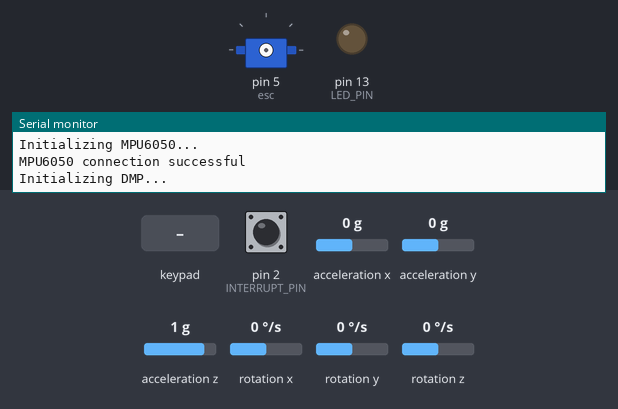
This sketch was run on a simulated Arduino Nano, built with avr-gcc and run on an emulated ATmega328P. Shown: servo, output pins drawn as LEDs (lit = HIGH), the last lines printed to the serial monitor. Dashed ring = blinking. Inputs (shaded band) come from the test bench; at power-on: pin 2 (INTERRUPT_PIN) LOW, acceleration x 0 g, acceleration y 0 g, acceleration z 1 g, rotation x 0 °/s, rotation y 0 °/s, rotation z 0 °/s. The sensor or clock chip raises its interrupt line as the real part does.

Above: at 0.1 s.
At 1.7 s:
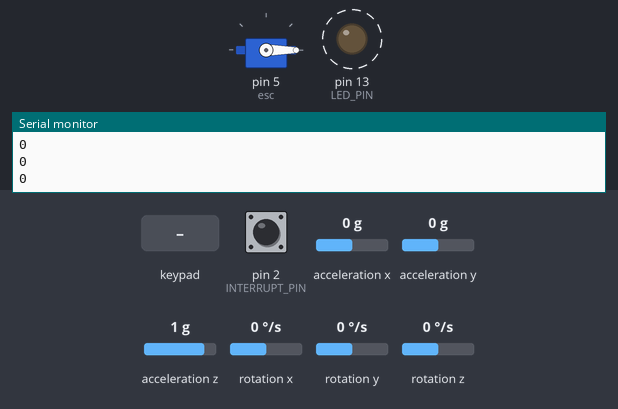
1.8 s: key 'U' pressed
4.8 s: key 'D' pressed
7.8 s: key 'L' pressed
Timing chart, 0 to 16.8 s (numbered marks = the images above; inputs shaded):
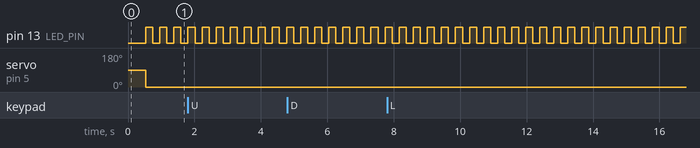

The sketch:

renegat_2.ino
```cpp
/* ================================================================
 * ===                        INCLUDES                          ===
 * ================================================================ */
#include "mpu.h"
#include "PS2_controller.h"

#include <Servo.h>

/* ================================================================
 * ===                         DEFINE                           ===
 * ================================================================ */
 /* Pins */
#define INTERRUPT_PIN 2
#define LED_PIN       13
#define PS2_DATA_PIN      9
#define PS2_ATTENTION_PIN 10
#define PS2_COMMAND_PIN   11
#define PS2_CLK_PIN       12

#define BLINK_DELAY 200 /* (ms) */

/* ================================================================
 * ===                        VARIABLES                         ===
 * ================================================================ */
/* Blink variables */
bool blinkState = false;
uint32_t blinkLastTime = 0;

/* Frequency and time measuring */
uint32_t lastMainLoopTime = 0;
float mainLoopFrequency = 0;

/* ESC control */
Servo esc;
int consigne = 0;


/* ================================================================
 * ===                        FUNCTIONS                         ===
 * ================================================================ */
void setup(void) {
  /* Setup pins */
  pinMode(LED_PIN, OUTPUT);

  /* Setup Serial port */
  Serial.begin(115200);
  while (!Serial)
    delay(10);

  /* Setup MPU */
  if (!mpuSetup()) {
    Serial.println("Failed to setup MPU. Exiting program ...");
    return;
  };

  /* Setup PS2 controller */
  if (ps2ControllerSetup()) {
    Serial.println("Failed to setup PS2 controller. Exiting program ...");
    return;
  };

  /* ESC setup */
  if (esc.attach(5)) {
    Serial.println("Failed to attach PIN 5 to ESC. Exiting program ...");
    return;
  };

}

void loop() {
  /* Get controller data */
  handlePS2Controller();

  /* Get MPU data */
  mpuGetData();

  /* Print the measures */
  // mpuDisplayData();
  delay(10);

  /* Blink */
  if (millis() - blinkLastTime > BLINK_DELAY) {
    blink();
    blinkLastTime = millis();
  }

  /* Frequency measure */
  // mainLoopFrequency = 1/((micros() - lastMainLoopTime)*1e-6);
  // Serial.println(mainLoopFrequency);
  // lastMainLoopTime = micros();

  esc.writeMicroseconds(consigne);

  // consigne = ps2x.Analog(PSS_LY) - 128;
  if (Serial.available()) {
    int value = Serial.parseInt();
    if (value)
      consigne = value;
  }
  Serial.println(consigne);
}


void blink() {
  blinkState = !blinkState;
  digitalWrite(LED_PIN, blinkState);
}
```

PS2_controller.h
```cpp
#ifndef __PS2_CONTROLLER_H__
#define __PS2_CONTROLLER_H__

/* ================================================================
 * ===                        INCLUDES                          ===
 * ================================================================ */
#include <PS2X_lib.h>


/* ================================================================
 * ===                         DEFINE                           ===
 * ================================================================ */
 /* Controller connection error codes */
#define PS2_CONNECT_NO_ERROR    0
#define PS2_CONNECT_NOT_FOUND   1
#define PS2_CONNECT_NO_COMMAND  2
#define PS2_CONNECT_NO_PRESSURE 3

/* Controller type codes */
#define PS2_TYPE_UNKNOWN    0
#define PS2_TYPE_DUALSHOCK  1
#define PS2_TYPE_GUITARHERO 2

/* Configuration */
#define PS2_PRESSURE  true
#define PS2_RUMBLE    false

/* ================================================================
 * ===                        VARIABLES                         ===
 * ================================================================ */
PS2X ps2x; /* create PS2 Controller Class */


/* ================================================================
 * ===                        FUNCTIONS                         ===
 * ================================================================ */
uint8_t ps2ControllerSetup();
void handlePS2Controller();

#endif /* __PS2_CONTROLLER_H__ */
```

PS2_controller.ino
```cpp
/* =========================================================================
   NOTE: The library does NOT support hot pluggable controllers, meaning
   you must always either restart your Arduino after you connect the controller,
   or call config_gamepad(pins) again after connecting the controller.
   ========================================================================= */

/* ================================================================
 * ===                        INCLUDES                          ===
 * ================================================================ */
#include "PS2_controller.h"


/* ================================================================
 * ===                        VARIABLES                         ===
 * ================================================================ */


/* ================================================================
 * ===                        FUNCTIONS                         ===
 * ================================================================ */

/*
 * @brief   Setup PS2 controller and check connection
 * @returns 0 if successful, error code if not
 */
uint8_t ps2ControllerSetup(){
  /* Setup pins and settings:  config_gamepad(clock, command, attention, data, Pressures?, Rumble?) check for error */
  uint8_t error = ps2x.config_gamepad(PS2_CLK_PIN, PS2_COMMAND_PIN, PS2_ATTENTION_PIN, PS2_DATA_PIN, PS2_PRESSURE, PS2_RUMBLE);

  switch (error) {
    /* Everything is fine */
    case PS2_CONNECT_NO_ERROR :
      Serial.println("Found Controller, configured successful");

      /* Detect the controller type */
      uint8_t type = ps2x.readType();

      switch(type) {
        case PS2_TYPE_UNKNOWN:
        Serial.println("Unknown Controller type");
        break;

        case PS2_TYPE_DUALSHOCK:
        Serial.println("DualShock Controller Found");
        break;

        case PS2_TYPE_GUITARHERO:
          Serial.println("GuitarHero Controller Found");
        break;
      }
      break;

    /* Something went wrong */
    case PS2_CONNECT_NOT_FOUND:
      Serial.println("No controller found, check wiring, see readme.txt to enable debug. visit www.billporter.info for troubleshooting tips");
      break;

    case PS2_CONNECT_NO_COMMAND:
      Serial.println("Controller found but not accepting commands. see readme.txt to enable debug. Visit www.billporter.info for troubleshooting tips");
      break;

    case PS2_CONNECT_NO_PRESSURE:
      Serial.println("Controller refusing to enter Pressures mode, may not support it. ");
      break;

    default:
      Serial.println("Controller connection error. Code not defined.");
  }

  return error;
}


/*
 * @brief   Read new controller data and handle useful information
 * @help    Button(button_address) :  returns true as long as the button is being held
            Analog(button_address) :  returns pressure reading on button (byte)
            NewButtonState() :        returns true if any button changes state (ON -> OFF / OFF -> ON)
            NewButtonState(button_address) :  returns true if specified button changes state (ON -> OFF / OFF -> ON)
            ButtonPressed(button_address) :   returns true (once) when specified button has been pressed
            ButtonReleased(button_address) :  returns true (once) when specified button has been released
 */
void handlePS2Controller() {
  /* Read from controller to get buttons information */
  ps2x.read_gamepad();

  if(ps2x.Button(PSB_START))
    Serial.println("Start is being held");
  if(ps2x.Button(PSB_SELECT))
    Serial.println("Select is being held");

    if(ps2x.Button(PSB_PAD_UP)) {
      Serial.print("Up held this hard: ");
      Serial.println(ps2x.Analog(PSAB_PAD_UP), DEC);
    }
    if(ps2x.Button(PSB_PAD_RIGHT)){
      Serial.print("Right held this hard: ");
      Serial.println(ps2x.Analog(PSAB_PAD_RIGHT), DEC);
    }
    if(ps2x.Button(PSB_PAD_LEFT)){
      Serial.print("LEFT held this hard: ");
      Serial.println(ps2x.Analog(PSAB_PAD_LEFT), DEC);
    }
    if(ps2x.Button(PSB_PAD_DOWN)){
      Serial.print("DOWN held this hard: ");
      Serial.println(ps2x.Analog(PSAB_PAD_DOWN), DEC);
    }

  if (ps2x.NewButtonState())
  {
    if(ps2x.Button(PSB_L3))
      Serial.println("L3 pressed");
    if(ps2x.Button(PSB_R3))
      Serial.println("R3 pressed");
    if(ps2x.Button(PSB_L2))
      Serial.println("L2 pressed");
    if(ps2x.Button(PSB_R2))
      Serial.println("R2 pressed");
    if(ps2x.Button(PSB_GREEN))
      Serial.println("Triangle pressed");
  }


  if(ps2x.ButtonPressed(PSB_RED))
    Serial.println("Circle just pressed");

  if(ps2x.ButtonReleased(PSB_PINK))
    Serial.println("Square just released");

  if(ps2x.NewButtonState(PSB_BLUE))
    Serial.println("X just changed");


  if(ps2x.Button(PSB_L1) || ps2x.Button(PSB_R1))
  {
    Serial.print("Stick Values:");
    Serial.print(ps2x.Analog(PSS_LY), DEC);
    Serial.print(",");
    Serial.print(ps2x.Analog(PSS_LX), DEC);
    Serial.print(",");
    Serial.print(ps2x.Analog(PSS_RY), DEC);
    Serial.print(",");
    Serial.println(ps2x.Analog(PSS_RX), DEC);
  }
}
```

mpu.h
```cpp
#ifndef __MPU_H__
#define __MPU_H__

/* ================================================================
 * ===                        INCLUDES                          ===
 * ================================================================ */
#include "I2Cdev.h"
#include "MPU6050_6Axis_MotionApps612.h"

/* Arduino Wire library is required if I2Cdev I2CDEV_ARDUINO_WIRE implementation
 * is used in I2Cdev.h */
#if I2CDEV_IMPLEMENTATION == I2CDEV_ARDUINO_WIRE
#include "Wire.h"
#endif

/* ================================================================
 * ===                         DEFINE                           ===
 * ================================================================ */
#define MPU_USE_DMP

/* Offsets */
// #define MPU_CALIBRATION
#define X_ACCEL_OFFSET  -3924   /* Note : offsets are defined with the highest resolution (see Scale ranges) */
#define Y_ACCEL_OFFSET  -44
#define Z_ACCEL_OFFSET  813
#define X_GYRO_OFFSET   43
#define Y_GYRO_OFFSET   3
#define Z_GYRO_OFFSET   55

/* Scale ranges */
#define MPU6050_ACCEL_RANGE   MPU6050_ACCEL_FS_2    /* Accelerometer full-scale range : +/- 2, 4, 8 or 16g */
#define MPU6050_GYRO_RANGE    MPU6050_GYRO_FS_250   /* Accelerometer full-scale range : +/- 250, 500, 1000 or 2000 deg/s */

/* Computations */
// #define COMPUTE_EULER                 /* Takes approx. 0.7 ms to compute */
#define COMPUTE_YAWPITCHROLL          /* Takes approx. 0.9 ms to compute */
// #define COMPUTE_LOCAL_ACCELERATION    /* Real measured acceleration, adjusted to remove gravity. Takes approx. 0.25 ms to compute */
// #define COMPUTE_WORLD_ACCELERATION    /* Acceleration according to world frame (based on quaternions), adjusted to remove gravity. Takes approx. 0.45 ms to compute  */

/* Display */
// #define MPU_DISPLAY_QUATERNIONS
// #define MPU_DISPLAY_ACCEL
// #define MPU_DISPLAY_GYRO
// #define MPU_DISPLAY_EULER
#define MPU_DISPLAY_YAWPITCHROLL
// #define MPU_DISPLAY_ACCEL_LOCAL
// #define MPU_DISPLAY_ACCEL_WORLD


/* ================================================================
 * ===                        VARIABLES                         ===
 * ================================================================ */
/* Orientation/motion vars */
Quaternion quat;        /* [w, x, y, z]         quaternion container                          */
VectorInt16 accel;      /* [x, y, z]            accel sensor measurements                     */
VectorInt16 gyro;       /* [x, y, z]            gyro sensor measurements                      */
VectorInt16 accelLocal; /* [x, y, z]            gravity-free accel sensor measurements        */
VectorInt16 accelWorld; /* [x, y, z]            world-frame accel sensor measurements         */
VectorFloat gravity;    /* [x, y, z]            gravity vector                                */
float euler[3];         /* [psi, theta, phi]    Euler angle container                         */
float ypr[3];           /* [yaw, pitch, roll]   yaw/pitch/roll container and gravity vector   */


/* ================================================================
 * ===                        FUNCTIONS                         ===
 * ================================================================ */
bool mpuSetup();
void mpuGetData();

#endif /* __MPU_H__ */
```

Source omitted: mpu.ino (7787 bytes)

Measured:
- by itself, pin 13 (LED_PIN): alternates HIGH for 0.21 s and LOW for 0.21 s
